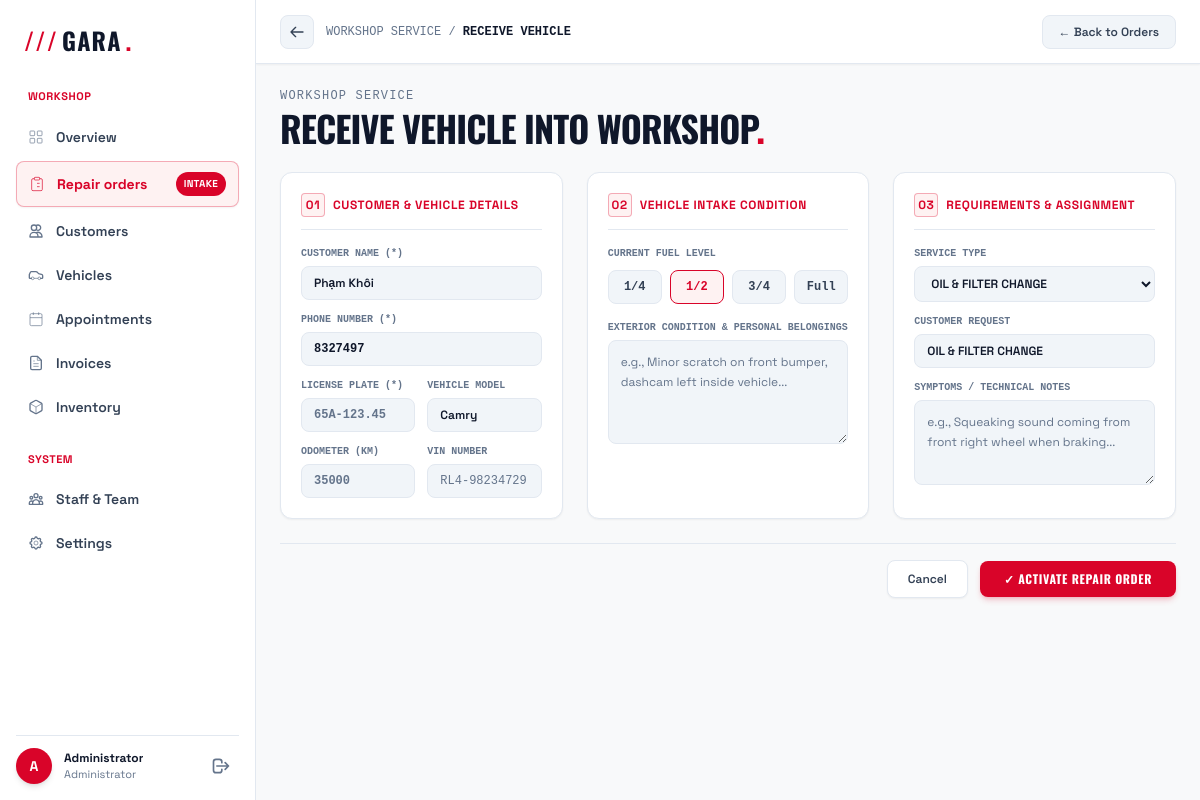
Page /repair_orders_create.php?appointment_id=1 on the committed database.
### tables this page shows
CREATE TABLE `service_requests` (
  `id` int(10) UNSIGNED NOT NULL,
  `user_id` int(10) UNSIGNED DEFAULT NULL,
  `full_name` varchar(120) NOT NULL,
  `phone` varchar(30) NOT NULL,
  `license_plate` varchar(20) DEFAULT NULL,
  `vehicle` varchar(160) NOT NULL,
  `vin_number` varchar(50) DEFAULT NULL,
  `service_type` varchar(50) DEFAULT NULL,
  `service` varchar(100) NOT NULL,
  `message` text DEFAULT NULL,
  `ip_address` varchar(45) DEFAULT NULL,
  `status` enum('pending','processed','cancelled') NOT NULL DEFAULT 'pending',
  `created_at` datetime NOT NULL DEFAULT current_timestamp()
);

### repair_orders_create.php (the view, shortened to what the rows shown need)
<?php
$appointmentId = (int)($_GET['appointment_id'] ?? 0);
$apptData = null;
if ($appointmentId > 0) {
    try {
        $stmt = db()->prepare("SELECT * FROM service_requests WHERE id = ?");
        $stmt->execute([$appointmentId]);
        $apptData = $stmt->fetch(PDO::FETCH_ASSOC);
    } catch (PDOException $e) {
        $apptData = null;
    }
}
$customerName    = $apptData['full_name'] ?? '';
$customerPhone   = $apptData['phone'] ?? '';
$vehicleModel    = $apptData['vehicle'] ?? '';
$customerRequest = $apptData['service'] ?? ($apptData['service_type'] ?? '');
$licensePlate    = $apptData['license_plate'] ?? '';
$vinNumber       = $apptData['vin_number'] ?? ($apptData['vin'] ?? '');
$vehicleModel = trim($vehicleModel);
$selectedServiceType = $apptData['service_type'] ?? ($apptData['service'] ?? 'OIL & FILTER CHANGE');
?>
<!DOCTYPE html>
<html lang="en">
<head>
    <script src="https://cdn.tailwindcss.com"></script>
</head>
<body class="bg-brand-bg text-brand-secondary font-sans antialiased h-screen overflow-hidden flex flex-col md:flex-row selection:bg-brand-red selection:text-white">
    <div class="flex-1 flex flex-col min-w-0 h-full overflow-hidden">
        <main class="flex-1 overflow-y-auto p-4 sm:p-6 space-y-6">
            <div>
                <h1 class="font-display text-3xl sm:text-4xl font-bold tracking-tight text-brand-dark uppercase">RECEIVE VEHICLE INTO WORKSHOP<span class="text-brand-red">.</span></h1>
            </div>
            <form action="src/modules/gara-management/api/orders/create.php" method="POST" class="space-y-6">
                <div class="grid grid-cols-1 lg:grid-cols-3 gap-6">
                    <div class="bg-brand-surface border border-brand-border rounded-xl p-5 space-y-4 shadow-sm hover:shadow transition-shadow">
                        <div class="space-y-3 text-xs">
                            <div>
                                <label class="block text-[10px] font-mono font-bold text-brand-muted uppercase mb-1">CUSTOMER NAME (*)</label>
                                <input type="text" name="customer_name" required
                                       value="<?= htmlspecialchars($customerName) ?>"
                                       placeholder="John Doe"
                                       class="w-full bg-brand-surfaceAlt border border-brand-border rounded-lg px-3 py-2 text-brand-dark placeholder-brand-muted focus:outline-none focus:border-brand-red focus:ring-2 focus:ring-brand-red/20 focus:bg-white transition font-semibold">
                            </div>
                            <div>
                                <label class="block text-[10px] font-mono font-bold text-brand-muted uppercase mb-1">PHONE NUMBER (*)</label>
                                <input type="text" name="customer_phone" required
                                       value="<?= htmlspecialchars($customerPhone) ?>"
                                       placeholder="0901.234.567"
                                       class="w-full bg-brand-surfaceAlt border border-brand-border rounded-lg px-3 py-2 text-brand-dark placeholder-brand-muted focus:outline-none focus:border-brand-red focus:ring-2 focus:ring-brand-red/20 focus:bg-white transition font-mono font-semibold">
                            </div>
                            <div class="grid grid-cols-2 gap-3">
                                <div>
                                    <label class="block text-[10px] font-mono font-bold text-brand-muted uppercase mb-1">LICENSE PLATE (*)</label>
                                    <input type="text" name="license_plate" required
                                           value="<?= htmlspecialchars($licensePlate) ?>"
                                           placeholder="65A-123.45"
                                           class="w-full bg-brand-surfaceAlt border border-brand-border rounded-lg px-3 py-2 text-brand-dark font-bold uppercase placeholder-brand-muted focus:outline-none focus:border-brand-red focus:ring-2 focus:ring-brand-red/20 focus:bg-white transition font-mono">
                                </div>
                                <div>
                                    <label class="block text-[10px] font-mono font-bold text-brand-muted uppercase mb-1">VEHICLE MODEL</label>
                                    <input type="text" name="vehicle_model"
                                           value="<?= htmlspecialchars($vehicleModel) ?>"
                                           placeholder="Toyota Camry 2.5Q"
                                           class="w-full bg-brand-surfaceAlt border border-brand-border rounded-lg px-3 py-2 text-brand-dark placeholder-brand-muted focus:outline-none focus:border-brand-red focus:ring-2 focus:ring-brand-red/20 focus:bg-white transition font-semibold">
                                </div>
                            </div>
                            <div class="grid grid-cols-2 gap-3">
                                <div>
                                    <label class="block text-[10px] font-mono font-bold text-brand-muted uppercase mb-1">VIN NUMBER</label>
                                    <input type="text" name="vin_number"
                                           value="<?= htmlspecialchars($vinNumber) ?>"
                                           placeholder="RL4-98234729"
                                           class="w-full bg-brand-surfaceAlt border border-brand-border rounded-lg px-3 py-2 text-brand-dark uppercase placeholder-brand-muted focus:outline-none focus:border-brand-red focus:ring-2 focus:ring-brand-red/20 focus:bg-white transition font-mono">
                                </div>
                            </div>
                        </div>
                    </div>
                    <div class="bg-brand-surface border border-brand-border rounded-xl p-5 space-y-4 shadow-sm hover:shadow transition-shadow">
                        <div class="space-y-3 text-xs">
                            <div>
                                <label class="block text-[10px] font-mono font-bold text-brand-muted uppercase mb-1">SERVICE TYPE</label>
                                <select name="service_type" class="w-full bg-brand-surfaceAlt border border-brand-border rounded-lg px-3 py-2 text-brand-dark font-semibold focus:outline-none focus:border-brand-red focus:ring-2 focus:ring-brand-red/20 focus:bg-white transition">
                                    <?php
                                    $stOptions = [
                                        'OIL & FILTER CHANGE',
                                        'ENGINE DIAGNOSTIC SCAN',
                                        'AIR FILTER REPLACEMENT',
                                        'BRAKE PAD REPLACEMENT',
                                        'TRANSMISSION SERVICE',
                                        'OTHER / NOT SURE'
                                    ];
                                    foreach ($stOptions as $stOpt):
                                    ?>
                                        <option value="<?= htmlspecialchars($stOpt) ?>" <?= $selectedServiceType === $stOpt ? 'selected' : '' ?>>
                                            <?= htmlspecialchars($stOpt) ?>
                                        </option>
                                    <?php endforeach; ?>
                                </select>
                            </div>
                            <div>
                                <label class="block text-[10px] font-mono font-bold text-brand-muted uppercase mb-1">CUSTOMER REQUEST</label>
                                <input type="text" name="customer_request"
                                       value="<?= htmlspecialchars($customerRequest) ?>"
                                       placeholder="e.g., Oil change, check brake noise"
                                       class="w-full bg-brand-surfaceAlt border border-brand-border rounded-lg px-3 py-2 text-brand-dark placeholder-brand-muted focus:outline-none focus:border-brand-red focus:ring-2 focus:ring-brand-red/20 focus:bg-white transition font-semibold">
                            </div>
                        </div>
                    </div>
                </div>
            </form>
        </main>
    </div>
</body>
</html>

### rows in the picture
service_requests: customer_name "Phạm Khôi", customer_phone "8327497", vehicle_model "Camry", service_type "OIL & FILTER CHANGE", customer_request "OIL & FILTER CHANGE"

### other values in the picture
$initials "A"
$userName "Administrator"
$userRole "Administrator"
